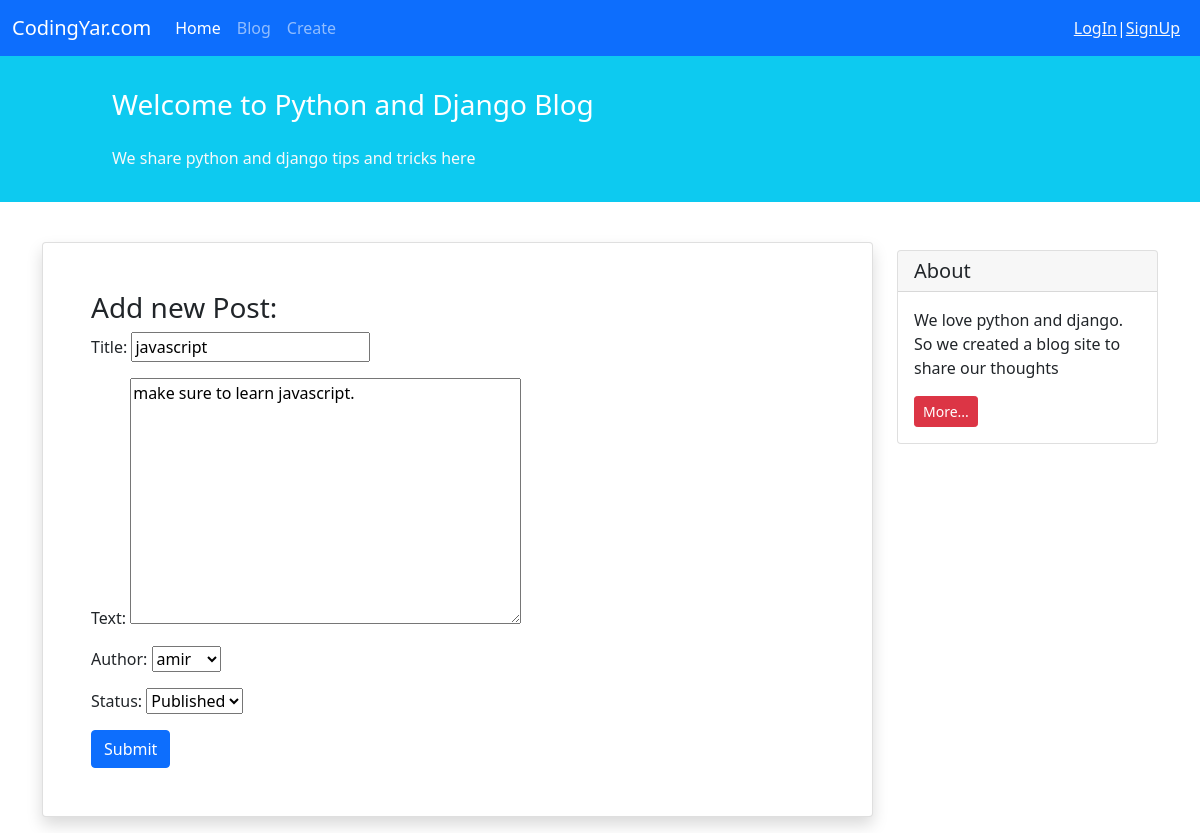
The app's page /blog/1/update with its own data.
### blog/models.py (models this page shows, shortened)
class Post(models.Model):
    STATUS_CHOICES = (
        ('pub', 'Published'),
        ('drf', 'Draft')
    )
    title = models.CharField(max_length=100)
    text = models.TextField()
    author = models.ForeignKey('auth.User', on_delete=models.CASCADE)
    datetime_created = models.DateTimeField(auto_now_add=True)
    datetime_modified = models.DateTimeField(auto_now=True)
    status = models.CharField(choices=STATUS_CHOICES, max_length=3)

### blog/views.py (the view)
# urls.py: path('<int:pk>/update',  views.PostUpdateView.as_view(), name='post_update'),
class PostUpdateView(generic.UpdateView):
    model = Post
    form_class = NewPostFrom
    template_name = 'blog/create_post.html'

### blog/forms.py
class NewPostFrom(forms.ModelForm):
    class Meta:
        model = Post
        fields = ['title', 'text', 'author', 'status']

### blog/templates/blog/create_post.html (shortened to what this page needs)
{% extends '_base.html' %}
{% block content %}
    <div class="container mt-4">
        <div class="row">
            <div class="col-9">
                <div class="card shadow my-3 p-5">
                    <h3>Add new Post:</h3>
                    <form method="POST">
                        {{ form.as_p }}
                        <button type="submit" class="btn btn-primary">Submit</button>
                    </form>
                </div>
            </div>
            <div class="col-3">
                <div class="card my-4">
                    <h5 class="card-header">About</h5>
                    <div class="card-body">
                        <p class="card-text">We love python and django. So we created a blog site to share our
                            thoughts</p>
                        <a href="#"
                           class="btn btn-sm btn-danger">
                            More...
                        </a>
                    </div>
                </div>
            </div>
        </div>
    </div>
{% endblock content %}

### records on screen
Post: title "javascript", text "make sure to learn javascript.", author "amir", status "Published"
